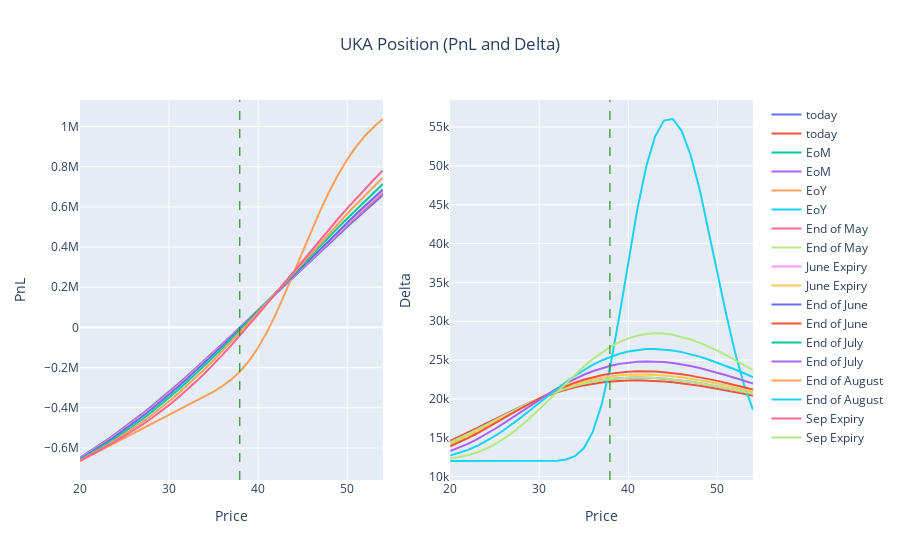

The notebook cell saved with this chart:
### Code cell
fig = make_subplots(rows=1, cols=2)
for i in range(0,len(fig_d.data)):
    fig.add_trace(fig_p.data[i], row=1, col=1)
    fig.add_trace(fig_d.data[i], row=1, col=2)

fig.update_layout(title={'text': 'UKA Position (PnL and Delta)','x': 0.5,'xanchor': 'center'})

fig.update_xaxes(title_text="Price", row=1, col=1)
fig.update_yaxes(title_text="PnL", row=1, col=1)
fig.update_xaxes(title_text="Price", row=1, col=2)
fig.update_yaxes(title_text="Delta", row=1, col=2)

fig.add_vline(x=current_spot, line_width=1, line_dash="dash", line_color="green")

fig.show()
